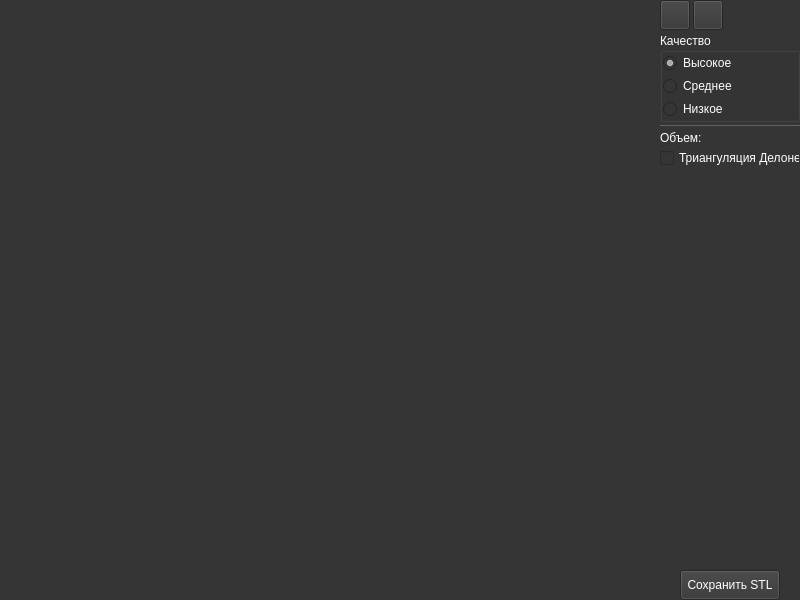
<?xml version="1.0" encoding="UTF-8"?>
<ui version="4.0">
 <class>Printer</class>
 <widget class="QWidget" name="Printer">
  <property name="geometry">
   <rect>
    <x>0</x>
    <y>0</y>
    <width>800</width>
    <height>600</height>
   </rect>
  </property>
  <property name="palette">
   <palette>
    <active>
     <colorrole role="WindowText">
      <brush brushstyle="SolidPattern">
       <color alpha="255">
        <red>255</red>
        <green>255</green>
        <blue>255</blue>
       </color>
      </brush>
     </colorrole>
     <colorrole role="Button">
      <brush brushstyle="SolidPattern">
       <color alpha="255">
        <red>53</red>
        <green>53</green>
        <blue>53</blue>
       </color>
      </brush>
     </colorrole>
     <colorrole role="Light">
      <brush brushstyle="SolidPattern">
       <color alpha="255">
        <red>53</red>
        <green>53</green>
        <blue>53</blue>
       </color>
      </brush>
     </colorrole>
     <colorrole role="Midlight">
      <brush brushstyle="SolidPattern">
       <color alpha="255">
        <red>53</red>
        <green>53</green>
        <blue>53</blue>
       </color>
      </brush>
     </colorrole>
     <colorrole role="Dark">
      <brush brushstyle="SolidPattern">
       <color alpha="255">
        <red>98</red>
        <green>98</green>
        <blue>98</blue>
       </color>
      </brush>
     </colorrole>
     <colorrole role="Mid">
      <brush brushstyle="SolidPattern">
       <color alpha="255">
        <red>154</red>
        <green>154</green>
        <blue>154</blue>
       </color>
      </brush>
     </colorrole>
     <colorrole role="Text">
      <brush brushstyle="SolidPattern">
       <color alpha="255">
        <red>255</red>
        <green>255</green>
        <blue>255</blue>
       </color>
      </brush>
     </colorrole>
     <colorrole role="BrightText">
      <brush brushstyle="SolidPattern">
       <color alpha="255">
        <red>255</red>
        <green>255</green>
        <blue>255</blue>
       </color>
      </brush>
     </colorrole>
     <colorrole role="ButtonText">
      <brush brushstyle="SolidPattern">
       <color alpha="255">
        <red>255</red>
        <green>255</green>
        <blue>255</blue>
       </color>
      </brush>
     </colorrole>
     <colorrole role="Base">
      <brush brushstyle="SolidPattern">
       <color alpha="255">
        <red>53</red>
        <green>53</green>
        <blue>53</blue>
       </color>
      </brush>
     </colorrole>
     <colorrole role="Window">
      <brush brushstyle="SolidPattern">
       <color alpha="255">
        <red>53</red>
        <green>53</green>
        <blue>53</blue>
       </color>
      </brush>
     </colorrole>
     <colorrole role="Shadow">
      <brush brushstyle="SolidPattern">
       <color alpha="255">
        <red>53</red>
        <green>53</green>
        <blue>53</blue>
       </color>
      </brush>
     </colorrole>
     <colorrole role="Highlight">
      <brush brushstyle="SolidPattern">
       <color alpha="255">
        <red>98</red>
        <green>98</green>
        <blue>98</blue>
       </color>
      </brush>
     </colorrole>
     <colorrole role="HighlightedText">
      <brush brushstyle="SolidPattern">
       <color alpha="255">
        <red>255</red>
        <green>255</green>
        <blue>255</blue>
       </color>
      </brush>
     </colorrole>
     <colorrole role="Link">
      <brush brushstyle="SolidPattern">
       <color alpha="255">
        <red>53</red>
        <green>53</green>
        <blue>53</blue>
       </color>
      </brush>
     </colorrole>
     <colorrole role="LinkVisited">
      <brush brushstyle="SolidPattern">
       <color alpha="255">
        <red>53</red>
        <green>53</green>
        <blue>53</blue>
       </color>
      </brush>
     </colorrole>
     <colorrole role="AlternateBase">
      <brush brushstyle="SolidPattern">
       <color alpha="255">
        <red>53</red>
        <green>53</green>
        <blue>53</blue>
       </color>
      </brush>
     </colorrole>
     <colorrole role="ToolTipBase">
      <brush brushstyle="SolidPattern">
       <color alpha="255">
        <red>255</red>
        <green>255</green>
        <blue>255</blue>
       </color>
      </brush>
     </colorrole>
     <colorrole role="ToolTipText">
      <brush brushstyle="SolidPattern">
       <color alpha="255">
        <red>255</red>
        <green>255</green>
        <blue>255</blue>
       </color>
      </brush>
     </colorrole>
     <colorrole role="PlaceholderText">
      <brush brushstyle="SolidPattern">
       <color alpha="128">
        <red>98</red>
        <green>98</green>
        <blue>98</blue>
       </color>
      </brush>
     </colorrole>
    </active>
    <inactive>
     <colorrole role="WindowText">
      <brush brushstyle="SolidPattern">
       <color alpha="255">
        <red>255</red>
        <green>255</green>
        <blue>255</blue>
       </color>
      </brush>
     </colorrole>
     <colorrole role="Button">
      <brush brushstyle="SolidPattern">
       <color alpha="255">
        <red>53</red>
        <green>53</green>
        <blue>53</blue>
       </color>
      </brush>
     </colorrole>
     <colorrole role="Light">
      <brush brushstyle="SolidPattern">
       <color alpha="255">
        <red>53</red>
        <green>53</green>
        <blue>53</blue>
       </color>
      </brush>
     </colorrole>
     <colorrole role="Midlight">
      <brush brushstyle="SolidPattern">
       <color alpha="255">
        <red>53</red>
        <green>53</green>
        <blue>53</blue>
       </color>
      </brush>
     </colorrole>
     <colorrole role="Dark">
      <brush brushstyle="SolidPattern">
       <color alpha="255">
        <red>98</red>
        <green>98</green>
        <blue>98</blue>
       </color>
      </brush>
     </colorrole>
     <colorrole role="Mid">
      <brush brushstyle="SolidPattern">
       <color alpha="255">
        <red>154</red>
        <green>154</green>
        <blue>154</blue>
       </color>
      </brush>
     </colorrole>
     <colorrole role="Text">
      <brush brushstyle="SolidPattern">
       <color alpha="255">
        <red>255</red>
        <green>255</green>
        <blue>255</blue>
       </color>
      </brush>
     </colorrole>
     <colorrole role="BrightText">
      <brush brushstyle="SolidPattern">
       <color alpha="255">
        <red>255</red>
        <green>255</green>
        <blue>255</blue>
       </color>
      </brush>
     </colorrole>
     <colorrole role="ButtonText">
      <brush brushstyle="SolidPattern">
       <color alpha="255">
        <red>255</red>
        <green>255</green>
        <blue>255</blue>
       </color>
      </brush>
     </colorrole>
     <colorrole role="Base">
      <brush brushstyle="SolidPattern">
       <color alpha="255">
        <red>53</red>
        <green>53</green>
        <blue>53</blue>
       </color>
      </brush>
     </colorrole>
     <colorrole role="Window">
      <brush brushstyle="SolidPattern">
       <color alpha="255">
        <red>53</red>
        <green>53</green>
        <blue>53</blue>
       </color>
      </brush>
     </colorrole>
     <colorrole role="Shadow">
      <brush brushstyle="SolidPattern">
       <color alpha="255">
        <red>53</red>
        <green>53</green>
        <blue>53</blue>
       </color>
      </brush>
     </colorrole>
     <colorrole role="Highlight">
      <brush brushstyle="SolidPattern">
       <color alpha="255">
        <red>98</red>
        <green>98</green>
        <blue>98</blue>
       </color>
      </brush>
     </colorrole>
     <colorrole role="HighlightedText">
      <brush brushstyle="SolidPattern">
       <color alpha="255">
        <red>255</red>
        <green>255</green>
        <blue>255</blue>
       </color>
      </brush>
     </colorrole>
     <colorrole role="Link">
      <brush brushstyle="SolidPattern">
       <color alpha="255">
        <red>53</red>
        <green>53</green>
        <blue>53</blue>
       </color>
      </brush>
     </colorrole>
     <colorrole role="LinkVisited">
      <brush brushstyle="SolidPattern">
       <color alpha="255">
        <red>53</red>
        <green>53</green>
        <blue>53</blue>
       </color>
      </brush>
     </colorrole>
     <colorrole role="AlternateBase">
      <brush brushstyle="SolidPattern">
       <color alpha="255">
        <red>53</red>
        <green>53</green>
        <blue>53</blue>
       </color>
      </brush>
     </colorrole>
     <colorrole role="ToolTipBase">
      <brush brushstyle="SolidPattern">
       <color alpha="255">
        <red>255</red>
        <green>255</green>
        <blue>255</blue>
       </color>
      </brush>
     </colorrole>
     <colorrole role="ToolTipText">
      <brush brushstyle="SolidPattern">
       <color alpha="255">
        <red>255</red>
        <green>255</green>
        <blue>255</blue>
       </color>
      </brush>
     </colorrole>
     <colorrole role="PlaceholderText">
      <brush brushstyle="SolidPattern">
       <color alpha="128">
        <red>98</red>
        <green>98</green>
        <blue>98</blue>
       </color>
      </brush>
     </colorrole>
    </inactive>
    <disabled>
     <colorrole role="WindowText">
      <brush brushstyle="SolidPattern">
       <color alpha="255">
        <red>255</red>
        <green>255</green>
        <blue>255</blue>
       </color>
      </brush>
     </colorrole>
     <colorrole role="Button">
      <brush brushstyle="SolidPattern">
       <color alpha="255">
        <red>53</red>
        <green>53</green>
        <blue>53</blue>
       </color>
      </brush>
     </colorrole>
     <colorrole role="Light">
      <brush brushstyle="SolidPattern">
       <color alpha="255">
        <red>53</red>
        <green>53</green>
        <blue>53</blue>
       </color>
      </brush>
     </colorrole>
     <colorrole role="Midlight">
      <brush brushstyle="SolidPattern">
       <color alpha="255">
        <red>53</red>
        <green>53</green>
        <blue>53</blue>
       </color>
      </brush>
     </colorrole>
     <colorrole role="Dark">
      <brush brushstyle="SolidPattern">
       <color alpha="255">
        <red>98</red>
        <green>98</green>
        <blue>98</blue>
       </color>
      </brush>
     </colorrole>
     <colorrole role="Mid">
      <brush brushstyle="SolidPattern">
       <color alpha="255">
        <red>154</red>
        <green>154</green>
        <blue>154</blue>
       </color>
      </brush>
     </colorrole>
     <colorrole role="Text">
      <brush brushstyle="SolidPattern">
       <color alpha="255">
        <red>255</red>
        <green>255</green>
        <blue>255</blue>
       </color>
      </brush>
     </colorrole>
     <colorrole role="BrightText">
      <brush brushstyle="SolidPattern">
       <color alpha="255">
        <red>255</red>
        <green>255</green>
        <blue>255</blue>
       </color>
      </brush>
     </colorrole>
     <colorrole role="ButtonText">
      <brush brushstyle="SolidPattern">
       <color alpha="255">
        <red>255</red>
        <green>255</green>
        <blue>255</blue>
       </color>
      </brush>
     </colorrole>
     <colorrole role="Base">
      <brush brushstyle="SolidPattern">
       <color alpha="255">
        <red>53</red>
        <green>53</green>
        <blue>53</blue>
       </color>
      </brush>
     </colorrole>
     <colorrole role="Window">
      <brush brushstyle="SolidPattern">
       <color alpha="255">
        <red>53</red>
        <green>53</green>
        <blue>53</blue>
       </color>
      </brush>
     </colorrole>
     <colorrole role="Shadow">
      <brush brushstyle="SolidPattern">
       <color alpha="255">
        <red>53</red>
        <green>53</green>
        <blue>53</blue>
       </color>
      </brush>
     </colorrole>
     <colorrole role="Highlight">
      <brush brushstyle="SolidPattern">
       <color alpha="255">
        <red>98</red>
        <green>98</green>
        <blue>98</blue>
       </color>
      </brush>
     </colorrole>
     <colorrole role="HighlightedText">
      <brush brushstyle="SolidPattern">
       <color alpha="255">
        <red>255</red>
        <green>255</green>
        <blue>255</blue>
       </color>
      </brush>
     </colorrole>
     <colorrole role="Link">
      <brush brushstyle="SolidPattern">
       <color alpha="255">
        <red>53</red>
        <green>53</green>
        <blue>53</blue>
       </color>
      </brush>
     </colorrole>
     <colorrole role="LinkVisited">
      <brush brushstyle="SolidPattern">
       <color alpha="255">
        <red>53</red>
        <green>53</green>
        <blue>53</blue>
       </color>
      </brush>
     </colorrole>
     <colorrole role="AlternateBase">
      <brush brushstyle="SolidPattern">
       <color alpha="255">
        <red>53</red>
        <green>53</green>
        <blue>53</blue>
       </color>
      </brush>
     </colorrole>
     <colorrole role="ToolTipBase">
      <brush brushstyle="SolidPattern">
       <color alpha="255">
        <red>255</red>
        <green>255</green>
        <blue>255</blue>
       </color>
      </brush>
     </colorrole>
     <colorrole role="ToolTipText">
      <brush brushstyle="SolidPattern">
       <color alpha="255">
        <red>255</red>
        <green>255</green>
        <blue>255</blue>
       </color>
      </brush>
     </colorrole>
     <colorrole role="PlaceholderText">
      <brush brushstyle="SolidPattern">
       <color alpha="128">
        <red>98</red>
        <green>98</green>
        <blue>98</blue>
       </color>
      </brush>
     </colorrole>
    </disabled>
   </palette>
  </property>
  <property name="windowTitle">
   <string>Form</string>
  </property>
  <layout class="QHBoxLayout" name="horizontalLayout">
   <property name="spacing">
    <number>3</number>
   </property>
   <property name="leftMargin">
    <number>0</number>
   </property>
   <property name="topMargin">
    <number>0</number>
   </property>
   <property name="rightMargin">
    <number>0</number>
   </property>
   <property name="bottomMargin">
    <number>0</number>
   </property>
   <item>
    <widget class="Look" name="look" native="true"/>
   </item>
   <item>
    <widget class="QWidget" name="widget" native="true">
     <layout class="QHBoxLayout" name="layout">
      <property name="spacing">
       <number>3</number>
      </property>
      <property name="leftMargin">
       <number>0</number>
      </property>
      <property name="topMargin">
       <number>0</number>
      </property>
      <property name="rightMargin">
       <number>0</number>
      </property>
      <property name="bottomMargin">
       <number>0</number>
      </property>
     </layout>
    </widget>
   </item>
   <item>
    <widget class="QWidget" name="widget_2" native="true">
     <property name="sizePolicy">
      <sizepolicy hsizetype="Maximum" vsizetype="Preferred">
       <horstretch>0</horstretch>
       <verstretch>0</verstretch>
      </sizepolicy>
     </property>
     <property name="maximumSize">
      <size>
       <width>140</width>
       <height>16777215</height>
      </size>
     </property>
     <layout class="QVBoxLayout" name="verticalLayout_2">
      <property name="spacing">
       <number>3</number>
      </property>
      <property name="leftMargin">
       <number>0</number>
      </property>
      <property name="topMargin">
       <number>0</number>
      </property>
      <property name="rightMargin">
       <number>0</number>
      </property>
      <property name="bottomMargin">
       <number>0</number>
      </property>
      <item>
       <layout class="QHBoxLayout" name="horizontalLayout_2">
        <item>
         <widget class="QPushButton" name="pbPrtSc">
          <property name="minimumSize">
           <size>
            <width>30</width>
            <height>30</height>
           </size>
          </property>
          <property name="maximumSize">
           <size>
            <width>30</width>
            <height>30</height>
           </size>
          </property>
          <property name="toolTip">
           <string>&lt;html&gt;&lt;head/&gt;&lt;body&gt;&lt;p&gt;Сделать скриншор&lt;/p&gt;&lt;/body&gt;&lt;/html&gt;</string>
          </property>
          <property name="text">
           <string/>
          </property>
          <property name="icon">
           <iconset resource="../resources.qrc">
            <normaloff>:/icons/printer/скриншот.png</normaloff>:/icons/printer/скриншот.png</iconset>
          </property>
          <property name="iconSize">
           <size>
            <width>40</width>
            <height>40</height>
           </size>
          </property>
         </widget>
        </item>
        <item>
         <widget class="QPushButton" name="pbFix">
          <property name="minimumSize">
           <size>
            <width>30</width>
            <height>30</height>
           </size>
          </property>
          <property name="maximumSize">
           <size>
            <width>30</width>
            <height>30</height>
           </size>
          </property>
          <property name="toolTip">
           <string>&lt;html&gt;&lt;head/&gt;&lt;body&gt;&lt;p&gt;Исправить ошибки&lt;/p&gt;&lt;/body&gt;&lt;/html&gt;</string>
          </property>
          <property name="text">
           <string/>
          </property>
          <property name="icon">
           <iconset resource="../resources.qrc">
            <normaloff>:/icons/printer/исправить ошибки.png</normaloff>:/icons/printer/исправить ошибки.png</iconset>
          </property>
          <property name="iconSize">
           <size>
            <width>24</width>
            <height>24</height>
           </size>
          </property>
         </widget>
        </item>
        <item>
         <spacer name="horizontalSpacer">
          <property name="orientation">
           <enum>Qt::Horizontal</enum>
          </property>
          <property name="sizeHint" stdset="0">
           <size>
            <width>40</width>
            <height>20</height>
           </size>
          </property>
         </spacer>
        </item>
       </layout>
      </item>
      <item>
       <widget class="QGroupBox" name="groupBox">
        <property name="sizePolicy">
         <sizepolicy hsizetype="Preferred" vsizetype="Maximum">
          <horstretch>0</horstretch>
          <verstretch>0</verstretch>
         </sizepolicy>
        </property>
        <property name="title">
         <string>Качество</string>
        </property>
        <layout class="QVBoxLayout" name="verticalLayout">
         <property name="spacing">
          <number>3</number>
         </property>
         <property name="leftMargin">
          <number>0</number>
         </property>
         <property name="topMargin">
          <number>0</number>
         </property>
         <property name="rightMargin">
          <number>0</number>
         </property>
         <property name="bottomMargin">
          <number>0</number>
         </property>
         <item>
          <widget class="QRadioButton" name="rbHigh">
           <property name="text">
            <string>Высокое</string>
           </property>
           <property name="checked">
            <bool>true</bool>
           </property>
           <attribute name="buttonGroup">
            <string notr="true">buttonGroup</string>
           </attribute>
          </widget>
         </item>
         <item>
          <widget class="QRadioButton" name="rbMiddle">
           <property name="text">
            <string>Среднее</string>
           </property>
           <attribute name="buttonGroup">
            <string notr="true">buttonGroup</string>
           </attribute>
          </widget>
         </item>
         <item>
          <widget class="QRadioButton" name="rbLow">
           <property name="text">
            <string>Низкое</string>
           </property>
           <attribute name="buttonGroup">
            <string notr="true">buttonGroup</string>
           </attribute>
          </widget>
         </item>
        </layout>
       </widget>
      </item>
      <item>
       <widget class="Line" name="line">
        <property name="orientation">
         <enum>Qt::Horizontal</enum>
        </property>
       </widget>
      </item>
      <item>
       <widget class="QLabel" name="label">
        <property name="text">
         <string>Объем:</string>
        </property>
       </widget>
      </item>
      <item>
       <widget class="QCheckBox" name="checkBox">
        <property name="text">
         <string>Триангуляция Делоне </string>
        </property>
       </widget>
      </item>
      <item>
       <spacer name="verticalSpacer">
        <property name="orientation">
         <enum>Qt::Vertical</enum>
        </property>
        <property name="sizeHint" stdset="0">
         <size>
          <width>20</width>
          <height>40</height>
         </size>
        </property>
       </spacer>
      </item>
      <item alignment="Qt::AlignHCenter">
       <widget class="QPushButton" name="pbSave">
        <property name="minimumSize">
         <size>
          <width>100</width>
          <height>30</height>
         </size>
        </property>
        <property name="maximumSize">
         <size>
          <width>100</width>
          <height>16777215</height>
         </size>
        </property>
        <property name="text">
         <string>Сохранить STL</string>
        </property>
       </widget>
      </item>
     </layout>
    </widget>
   </item>
  </layout>
 </widget>
 <customwidgets>
  <customwidget>
   <class>Look</class>
   <extends>QWidget</extends>
   <header>..controllers.look.h</header>
   <container>1</container>
  </customwidget>
 </customwidgets>
 <resources>
  <include location="../resources.qrc"/>
 </resources>
 <connections/>
 <buttongroups>
  <buttongroup name="buttonGroup"/>
 </buttongroups>
</ui>
